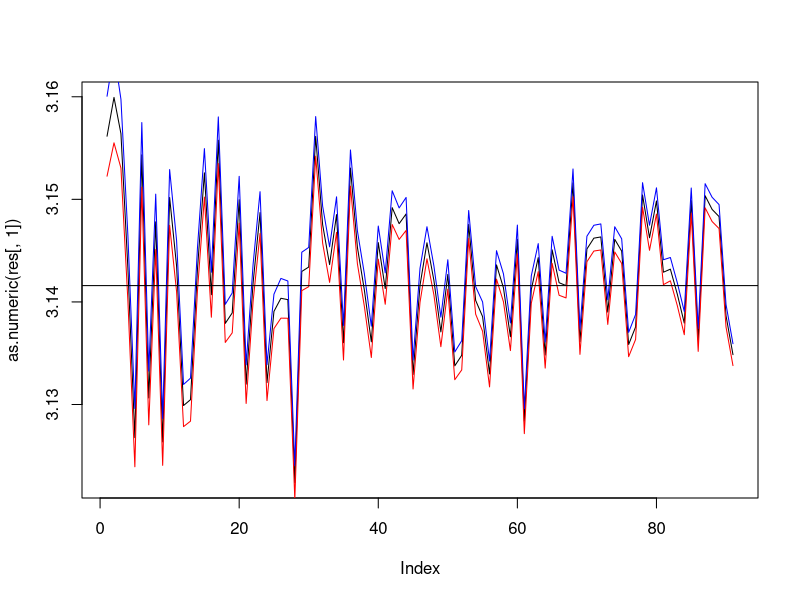

The R script that drew this image:

nsim=10000
alfa =0.05

f1 <- function(x){
  2*sqrt(2-x**2)
}
f2 <- function(x){
  4/(1+x**2)
  
}
f3<- function(x){
  6/(sqrt((4-x**2)))
}

montecarlo<- function(nsim,alfa=0.05){
  x<-runif(nsim,0,1)
  phi<-sapply(x,f3)
  theta<-mean(phi)
  z<-qnorm(alfa/2,lower.tail=FALSE)
  s<-var(phi)
  limsup <-theta + z*sqrt((s**2)/nsim)
  liminf <-theta - z*sqrt((s**2)/nsim)
  return(list(est=theta,limup=limsup,liminf=liminf))
}
n<-seq(100,1000,by=10)
res=t(sapply(n,montecarlo))
plot(as.numeric(res[,1]),type="l")
lines(as.numeric(res[,2]),col="blue")
lines(as.numeric(res[,3]),col="red")
abline(h=pi)
